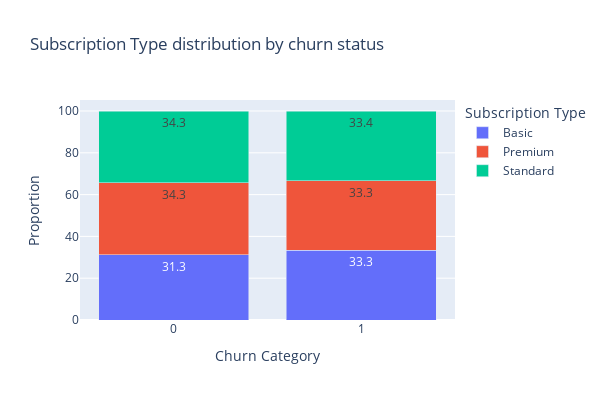

Here is the notebook cell this chart was saved with:
### Code cell
fig = px.bar(
    subscription_type_churn, 
    x='Churn', 
    y='Proportion', 
    color='Subscription Type', 
    title='Subscription Type distribution by churn status',
    labels={'Proportion': 'Proportion', 'Churn': 'Churn Category'},
    barmode='stack',
    text_auto=True)

fig.update_layout(
    width=600,
    height=400,
    xaxis=dict(tickmode='array', tickvals=[0, 1], ticktext=['0', '1']))

fig.show()

### Figure 1 — Plotly figure (JSON) as saved in the notebook; plotly's stock layout.template omitted (floating-point values rounded to 4 significant figures)
{"data": [{"alignmentgroup": "True", "hovertemplate": "Subscription Type=Basic<br>Churn Category=%{x}<br>Proportion=%{y}<extra></extra>", "legendgroup": "Basic", "marker": {"color": "#636efa", "pattern": {"shape": ""}}, "name": "Basic", "offsetgroup": "Basic", "orientation": "v", "showlegend": true, "textposition": "auto", "texttemplate": "%{y}", "type": "bar", "x": [0, 1], "xaxis": "x", "y": [31.3, 33.3], "yaxis": "y"}, {"alignmentgroup": "True", "hovertemplate": "Subscription Type=Premium<br>Churn Category=%{x}<br>Proportion=%{y}<extra></extra>", "legendgroup": "Premium", "marker": {"color": "#EF553B", "pattern": {"shape": ""}}, "name": "Premium", "offsetgroup": "Premium", "orientation": "v", "showlegend": true, "textposition": "auto", "texttemplate": "%{y}", "type": "bar", "x": [0, 1], "xaxis": "x", "y": [34.3, 33.3], "yaxis": "y"}, {"alignmentgroup": "True", "hovertemplate": "Subscription Type=Standard<br>Churn Category=%{x}<br>Proportion=%{y}<extra></extra>", "legendgroup": "Standard", "marker": {"color": "#00cc96", "pattern": {"shape": ""}}, "name": "Standard", "offsetgroup": "Standard", "orientation": "v", "showlegend": true, "textposition": "auto", "texttemplate": "%{y}", "type": "bar", "x": [0, 1], "xaxis": "x", "y": [34.3, 33.4], "yaxis": "y"}], "layout": {"barmode": "stack", "height": 400, "legend": {"title": {"text": "Subscription Type"}, "tracegroupgap": 0}, "title": {"text": "Subscription Type distribution by churn status"}, "width": 600, "xaxis": {"anchor": "y", "domain": [0, 1], "tickmode": "array", "ticktext": ["0", "1"], "tickvals": [0, 1], "title": {"text": "Churn Category"}}, "yaxis": {"anchor": "x", "domain": [0, 1], "title": {"text": "Proportion"}}}}
